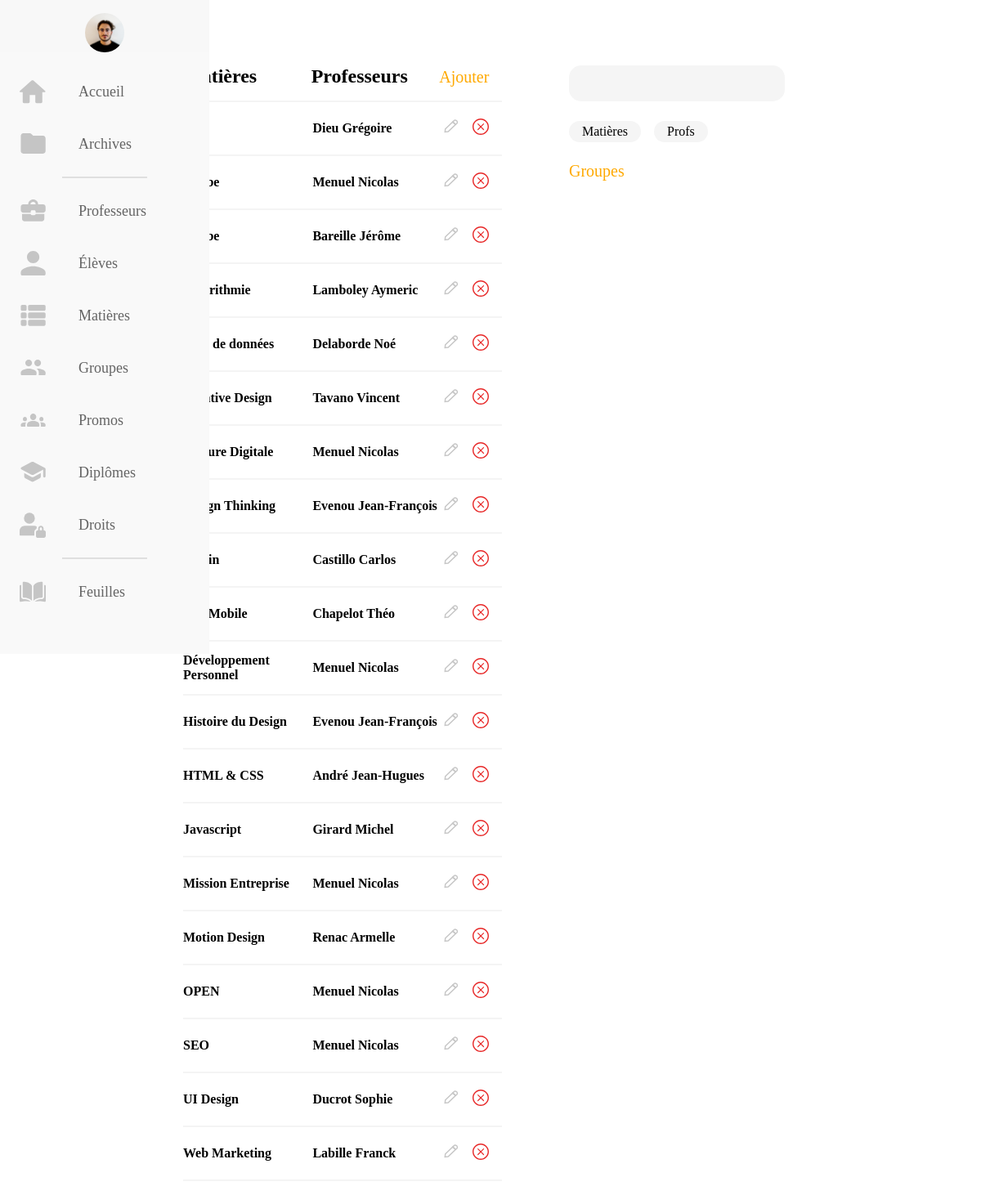
/src/asset/back-office/matieres/matieres.php (signed in), run on the app's committed database.
### tables this page shows
CREATE TABLE `user` (
  `idUser` int(11) NOT NULL,
  `codeUser` varchar(40) NOT NULL,
  `nomUser` varchar(40) NOT NULL,
  `prenomUser` varchar(40) NOT NULL,
  `mailUser` varchar(40) NOT NULL,
  `signatureUser` blob,
  `photoUser` varchar(255) NOT NULL,
  `isProf` tinyint(1) NOT NULL,
  `isAdmin` tinyint(1) NOT NULL,
  `isActualUser` tinyint(1) NOT NULL
);

CREATE TABLE `matiere` (
  `idMatiere` int(11) NOT NULL,
  `nomMatiere` varchar(30) NOT NULL
);

### src/asset/back-office/matieres/matieres.php (the view, shortened to what this page needs)
<?php
if ( $_SESSION['isAdmin']==1 && $_SESSION['isActualUser'] == 1 ){
?>
<!DOCTYPE html>
<html lang="fr">
<head>
    <link rel="stylesheet" href="https://pro.fontawesome.com/releases/v5.15.1/css/all.css" type="text/css">
    <link rel="stylesheet" href="../../../css/matieres.css">
</head>
<body>
    <?php
        include "../../client-side/connexionBDD.php";
            $stmt = $dbh->prepare("SELECT prenomUser, nomUser, nomMatiere, matiere.idMatiere FROM user, usermatiere, matiere WHERE user.idUser = usermatiere.idUser AND usermatiere.idMatiere = matiere.idMatiere AND nomUser != 'Super' ORDER by nomMatiere");
            $donnees = $stmt->execute();
    ?>
<nav class="navbar">
    <ul class="navbar-nav">
      <li class="logo">
        <a href="#" class="nav-link">
        <?php if (isset($_SESSION['photoUser'])){
            ?>  <img class="" src="../../../../images-users/<?php echo $_SESSION['photoUser'] ?>"  alt=""> <?php
          }
          else { ?>
            <span class="link-text logo-text" > <?php echo $_SESSION['name'];?></span>
          <?php  } ?>
        </a>
      </li>
      <li class="nav-item">
        <a href="../home.php" class="nav-link">
        <img src="../../../img/Icons/HomeOrange.svg" alt="">
        <span class="link-text">Accueil</span>
        </a>
      </li>
      <li class="nav-item">
        <a href="../archives.php" class="nav-link">
        <img src="../../../img/Icons/FolderOrange.svg" alt="">
        <span class="link-text">Archives</span>
        </a>
      </li>
      <hr class="separator">
      <li class="nav-item">
        <a href="../profs/profs.php" class="nav-link">
        <img src="../../../img/Icons/MaletteOrange.svg" alt="">
        <span class="link-text">Professeurs</span>
        </a>
      </li>
      <li class="nav-item">
        <a href="../eleves/eleves.php" class="nav-link">
        <img src="../../../img/Icons/UserOrange.svg" alt="">
        <span class="link-text">Élèves</span>
        </a>
      </li>
      <li class="nav-item">
        <a href="../matieres/matieres.php" class="nav-link">
        <img src="../../../img/Icons/ParamsOrange.svg" alt="">
        <span class="link-text">Matières</span>
        </a>
      </li>
      <li class="nav-item">
        <a href="../groupes/groupes.php" class="nav-link">
        <img src="../../../img/Icons/2UsersOrange.svg" alt="">
        <span class="link-text">Groupes</span>
        </a>
      </li>
      <li class="nav-item">
        <a href="../promos/promos.php" class="nav-link">
        <img src="../../../img/Icons/3UsersOranges.svg" alt="">
        <span class="link-text">Promos</span>
        </a>
      </li>
      <li class="nav-item">
        <a href="../diplomes/diplomes.php" class="nav-link">
        <img src="../../../img/Icons/DiplomeOrange.svg" alt="">
        <span class="link-text">Diplômes</span>
        </a>
      </li>
      <li class="nav-item">
        <a href="../droits/droits.php" class="nav-link">
        <img src="../../../img/Icons/profile.svg" alt="">
        <span class="link-text">Droits</span>
        </a>
      </li>
      <hr class="separator">
      <li class="nav-item">
        <a href="../../../../../workshop-test" class="nav-link">
        <img src="../../../img/Icons/books.svg" alt="">
        <span class="link-text">Feuilles</span>
        </a>
      </li>
    </ul>
  </nav>
        <main>
        <div id="containerList">
          <div class="containerTools">
            <h2 class="hRole">Matières</h2>
            <h2 class="hRole">Professeurs</h2>
            <a href="matiere-create.php">Ajouter</a>
            <div class="filtres">
                <input class="search" placeholder="&#xF002;" />
                <div class="filtresSort">
                  <span class='sort' data-sort='nomMatieres' data-default-order='asc'>Matières</span>
                  <span class='sort' data-sort='nomProfs' data-default-order='asc'>Profs</span>
                </div>
                <a href="../groupes/groupes.php" class="links">Groupes<i class="far fa-arrow-right"></i></a>
              </div>
          </div>
        <ul class="list">
        <?php
            while ($donnees = $stmt->fetch()){
              $idMatiere = $donnees['idMatiere'];
              $stmtPromo = $dbh->prepare("SELECT idPromo FROM matierepromo WHERE idMatiere = '$idMatiere'");
              $donneesPromo = $stmtPromo->execute();
        ?>
            <li class="liList">
            <div class="containerMatieres nomMatieres">
            <?php echo $donnees['nomMatiere']?>
              </div>
              <div class="containerProfs">
                <span class="nomProfs"><?php echo $donnees['nomUser'] ?></span> <span class="prenomProfs"><?php echo $donnees['prenomUser'] ?></span>
              </div>
              <div class="containerActions">
              <a href="matiere-create.php?action=edit&amp;id=<?php echo $donnees['idMatiere']?>&matiere=<?php echo $donnees['nomMatiere'];while ($donneesPromo= $stmtPromo->fetch()){
            ?>&idPromo[]=<?php echo $donneesPromo['idPromo'];
            } ?>"><img src="../../../img/Icons/Edit.svg" alt=""></a>
                <a href="#modalWindow" class="linkModal"><img src="../../../img/Icons/croixRouge.svg" alt=""></a>
              </div>
            </li>
        <?php
        }
        ?>
        </ul>
        </div>
        </main>
</body>
</html>
<?php
      }

### src/css/matieres.css (style rules this page uses)
:root { --colorText: #FFA900; --colordark : #333333; --colorGrey : #878787; --colorBarre : rgba(240, 240, 240, 0.7); --colorWhite : #FFFFFF; --colorDots : #DADADA; --colorBlack: rgba(20,20,43,1); --text-primary: #23232e; --text-secondary: #141418; --text-third: #929292; --bg-primary: #f9f9f9; --bg-secondary: #f8f8f8 ; --bg-searchBar : #F5F5F5; --jauneESADD: #FAA900; --transition-speed: 600ms; --retard: #D31818; --white: white; }
* { outline : none; }
body { color: black; background-color: white; margin: 0; padding: 0; font-family: 'Futura PT'; }
.navbar { position: fixed; background-color: var(--bg-primary); transition: width 600ms ease; overflow: scroll; }
.navbar-nav { list-style: none; padding: 0; margin: 0; display: flex; flex-direction: column; align-items: center; height: 100%; }
.nav-item { width: 100%; }
.nav-link { display: flex; align-items: center; height: 4rem; color: var(--text-primary); text-decoration: none; filter: grayscale(100%) opacity(0.7); transition: var(--transition-speed); }
.link-text { display: none; margin-left: 1rem; font-size: 18px; font-weight: 500; }
.nav-link svg, .nav-link img, .nav-link .fa-book { width: 2rem; min-width: 2rem; margin: 0 1.5rem; }
.logo img { width: 3rem; border-radius: 50%; margin-left:auto; margin-right: auto; margin-top: 1rem; margin-bottom: 0; }
.logo .nav-link { filter: none; }
.logo { font-weight: bold; text-transform: capitalize; margin-bottom: 1rem; text-align: center; color: var(--text-secondary); background: var(--bg-secondary); font-size: 1.5rem; width: 100%; }
main { display: flex; flex-direction: column; justify-content: center; }
.containerTools { display: grid; grid-template-columns: 1fr 1fr auto; align-items: baseline; }
.containerTools a { color: var(--colorText); text-decoration: none; font-size: 1.25rem; text-align: right; margin-right: 1rem; }
#containerList { text-align: left; }
h2 { margin:0; }
.list { list-style: none; padding:0; }
.liList { display: grid; grid-template-columns: 1fr 1fr auto; align-items: center; font-family: 'Futura PT Light'; font-weight: 600; height: 4rem; border-bottom: 1px solid var(--colorBarre); border-top: 1px solid var(--colorBarre); }
.liList:first-of-type { border-top: 2px solid var(--colorBarre); }
.liList:last-of-type { border-bottom: 2px solid var(--colorBarre); }
.containerActions { display: flex; flex-direction: row; justify-content: space-between; align-items: center; }
.containerActions a:first-of-type { margin-right: 1rem; }
.containerActions a:nth-of-type(2) { margin-right: 1rem; }
.containerActions img { width: 1.3rem; }
.search { background-color: var(--bg-searchBar); border: none; border-radius: 15px; width: 14.5rem; height: 0.75rem; padding: 1rem 1rem; font-family: 'Font Awesome 5 Pro', 'Futura PT'; font-size: 1rem; }
.search::placeholder { color: var(--colorGrey); }
.filtresSort span { background-color: var(--bg-searchBar); border-radius: 15px; text-align: center; }
.links { margin-top: 1.5rem; display:block; text-align: left !important; }
.links i { margin-left: 1rem; }
@media all and (min-width: 601px) { .navbar { top: 0; width: 5rem; height: 100vh; } }
@media all and (min-width: 601px) { ul { padding:0 10rem; } }
@media all and (min-width: 601px) { .separator { width: 40%; box-shadow: none; border: 1px solid #DFDFDF; } }
@media all and (min-width: 601px) { main { margin-left: 14rem; padding: 5rem 0; } }
@media all and (min-width: 601px) { .containerTools, .list { width: 40%; } }
@media all and (min-width: 601px) { .filtres { position: absolute; right: 20vw; } }
@media all and (min-width: 601px) { .filtresSort { display:flex; flex-direction: row; align-items: baseline; margin-top: 1.5rem; } }
@media all and (min-width: 601px) { .filtresSort span { margin-right: 1rem; padding: 0.25rem 1rem; } }

### data on the page
user: nomUser "Dieu", prenomUser "Grégoire"
user: nomUser "Menuel", prenomUser "Nicolas", matiere.nomMatiere "Culture Digitale", matiere.nomMatiere "Développement Personnel", matiere.nomMatiere "Mission Entreprise", matiere.nomMatiere "OPEN", matiere.nomMatiere "SEO"
user: nomUser "Bareille", prenomUser "Jérôme"
user: matiere.nomMatiere "Algorithmie", nomUser "Lamboley", prenomUser "Aymeric"
user: matiere.nomMatiere "Base de données", nomUser "Delaborde", prenomUser "Noé"
user: matiere.nomMatiere "Creative Design", nomUser "Tavano", prenomUser "Vincent"
user: matiere.nomMatiere "Design Thinking", nomUser "Evenou", prenomUser "Jean-François", matiere.nomMatiere "Histoire du Design"
user: nomUser "Castillo", prenomUser "Carlos"
user: matiere.nomMatiere "Dev Mobile", nomUser "Chapelot", prenomUser "Théo"
user: matiere.nomMatiere "HTML & CSS", nomUser "André", prenomUser "Jean-Hugues"
user: matiere.nomMatiere "Javascript", nomUser "Girard", prenomUser "Michel"
user: matiere.nomMatiere "Motion Design", nomUser "Renac", prenomUser "Armelle"
user: matiere.nomMatiere "UI Design", nomUser "Ducrot", prenomUser "Sophie"
user: matiere.nomMatiere "Web Marketing", nomUser "Labille", prenomUser "Franck"
